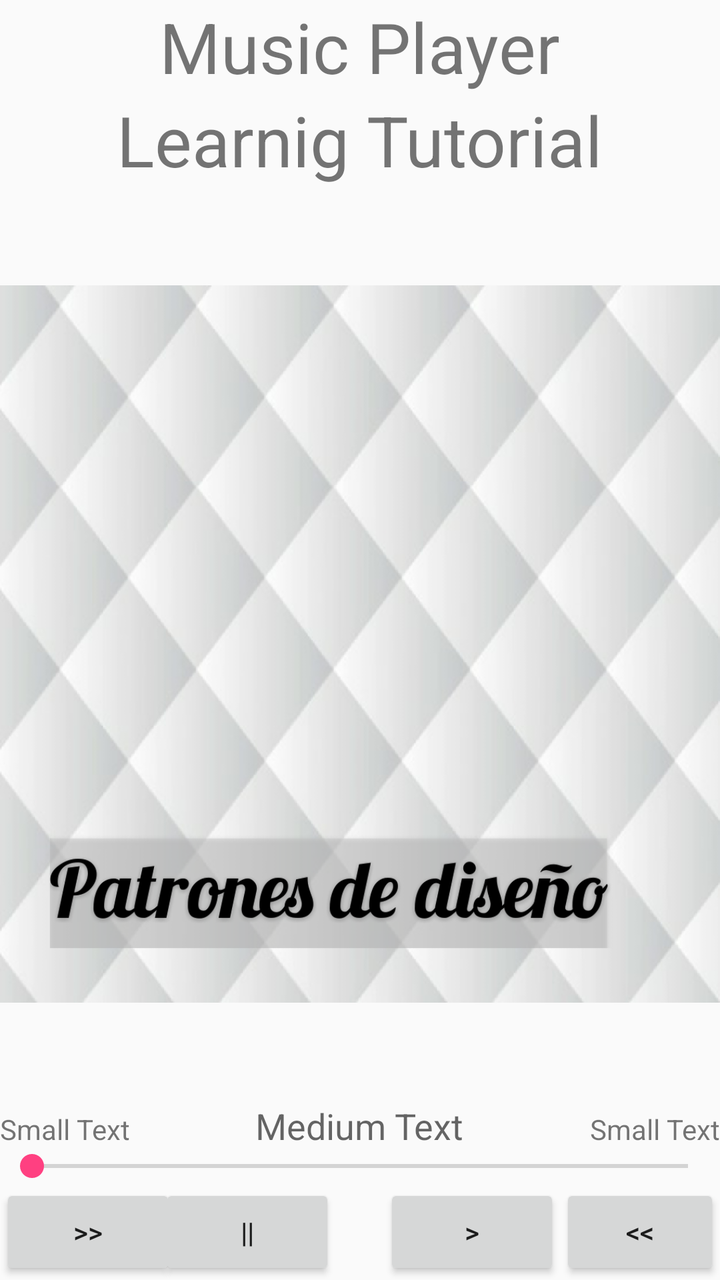
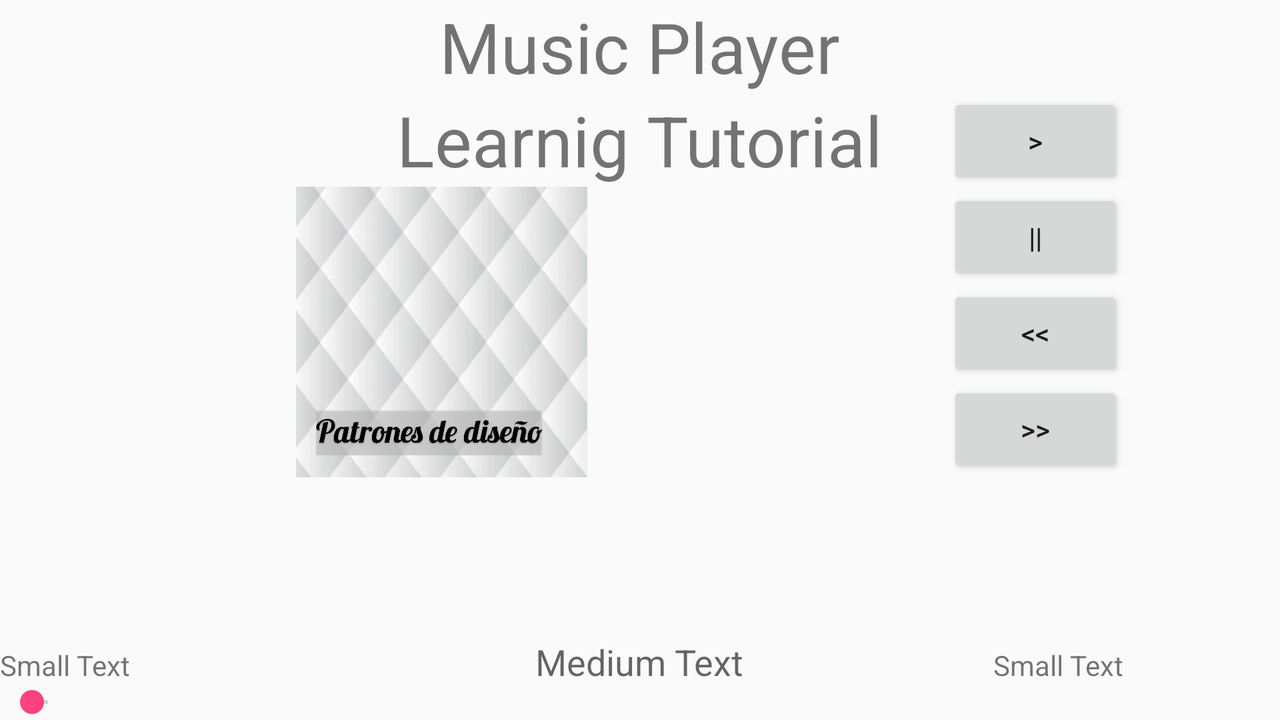

First picture: res/layout/ on a phone held upright. Second picture: the repository's own variant of that layout, on a device whose configuration matches the variant's folder. Source for both follows.
<!-- AndroidManifest.xml: application theme Theme.MyTheme -->
<!-- res/layout/sonido_lecciones.xml -->
<?xml version="1.0" encoding="utf-8"?>
<RelativeLayout xmlns:android="http://schemas.android.com/apk/res/android"
    android:orientation="vertical" android:layout_width="match_parent"
    android:layout_height="match_parent">


    <TextView
        android:layout_width="wrap_content"
        android:layout_height="wrap_content"
        android:text="@string/mp"
        android:id="@+id/txv_sonidotitle"
        android:textSize="35sp"
        android:layout_gravity="center_horizontal"
        android:layout_alignParentTop="true"
        android:layout_centerHorizontal="true" />

    <TextView
        android:layout_width="wrap_content"
        android:layout_height="wrap_content"
        android:text="@string/tu"
        android:id="@+id/txv_sonidoti"
        android:textSize="35sp"
        android:layout_gravity="center_horizontal"
        android:layout_below="@+id/txv_sonidotitle"
        android:layout_centerHorizontal="true" />

    <Button
        android:layout_width="wrap_content"
        android:layout_height="wrap_content"
        android:text="@string/fast"
        android:id="@+id/button"
        android:layout_alignParentBottom="true"
        android:layout_alignParentLeft="true"
        android:layout_alignParentStart="true" />

    <Button
        android:layout_width="wrap_content"
        android:layout_height="wrap_content"
        android:text="@string/pause"
        android:id="@+id/button2"
        android:layout_alignParentBottom="true"
        android:layout_alignLeft="@+id/txv_sonidotitle"
        android:layout_alignStart="@+id/txv_sonidotitle" />

    <Button
        android:layout_width="wrap_content"
        android:layout_height="wrap_content"
        android:text="@string/back"
        android:id="@+id/button3"
        android:layout_alignParentBottom="true"
        android:layout_toLeftOf="@+id/button4"
        android:layout_toStartOf="@+id/button4" />

    <Button
        android:layout_width="wrap_content"
        android:layout_height="wrap_content"
        android:text="@string/ba"
        android:id="@+id/button4"
        android:layout_alignParentBottom="true"
        android:layout_toRightOf="@+id/txv_sonidotitle"
        android:layout_toEndOf="@+id/txv_sonidotitle" />

    <SeekBar
        android:layout_width="wrap_content"
        android:layout_height="wrap_content"
        android:id="@+id/seekBar"

        android:layout_above="@+id/button"
        android:layout_alignParentLeft="true"
        android:layout_alignParentStart="true"
        android:layout_toStartOf="@+id/textView3"
        android:layout_alignRight="@+id/textView3"
        android:layout_alignEnd="@+id/textView3" />

    <TextView
        android:layout_width="wrap_content"
        android:layout_height="wrap_content"
        android:textAppearance="?android:attr/textAppearanceSmall"
        android:text="Small Text"
        android:id="@+id/textView2"
        android:layout_above="@+id/seekBar"
       />

    <TextView
        android:layout_width="wrap_content"
        android:layout_height="wrap_content"
        android:textAppearance="?android:attr/textAppearanceSmall"
        android:text="Small Text"
        android:id="@+id/textView3"
        android:layout_above="@+id/seekBar"
        android:layout_alignRight="@+id/button4"
        android:layout_alignEnd="@+id/button4" />

    <TextView
        android:layout_width="wrap_content"
        android:layout_height="wrap_content"
        android:textAppearance="?android:attr/textAppearanceMedium"
        android:text="Medium Text"
        android:id="@+id/textView4"
        android:layout_alignBaseline="@+id/textView2"
        android:layout_alignBottom="@+id/textView2"
        android:layout_centerHorizontal="true" />

    <ImageView
        android:layout_width="wrap_content"
        android:layout_height="wrap_content"
        android:id="@+id/img_reproductos"
        android:src="@drawable/textgram"
        android:layout_centerHorizontal="true"
        android:layout_below="@+id/txv_sonidoti"
        android:layout_above="@+id/textView4" />
</RelativeLayout>
<!-- resources referenced by this layout -->
<resources>
  <!-- drawable textgram: png bitmap (drawable, 198702 bytes) -->
  <string name="ba">&lt;&lt;</string>
  <string name="back">&gt;</string>
  <string name="fast">&gt;&gt;</string>
  <string name="mp">Music Player</string>
  <string name="pause">||</string>
  <string name="tu">Learnig Tutorial</string>
  <style name="Theme.MyTheme" parent="Theme.AppCompat.Light">
          
          <item name="colorPrimary">@color/colorPrimary</item>
          <item name="colorPrimaryDark">@color/colorPrimaryDark</item>
          <item name="colorAccent">@color/colorAccent</item>
  
      </style>
  <color name="colorPrimary">#FFFF4444</color>
  <color name="colorPrimaryDark">#303F9F</color>
  <color name="colorAccent">#FF4081</color>
</resources>
<!-- res/layout-land/sonido_lecciones.xml (the repository's variant of the layout above) -->
<!-- drawn on the phone turned sideways -->
<?xml version="1.0" encoding="utf-8"?>
<RelativeLayout xmlns:android="http://schemas.android.com/apk/res/android"
    android:orientation="vertical" android:layout_width="match_parent"
    android:layout_height="match_parent">


    <TextView
        android:layout_width="wrap_content"
        android:layout_height="wrap_content"
        android:text="@string/mp"
        android:id="@+id/txv_sonidotitle"
        android:textSize="35sp"
        android:layout_gravity="center_horizontal"
        android:layout_alignParentTop="true"
        android:layout_centerHorizontal="true" />

    <TextView
        android:layout_width="wrap_content"
        android:layout_height="wrap_content"
        android:text="@string/tu"
        android:id="@+id/txv_sonidoti"
        android:textSize="35sp"
        android:layout_gravity="center_horizontal"
        android:layout_below="@+id/txv_sonidotitle"
        android:layout_centerHorizontal="true" />

    <Button
        android:layout_width="wrap_content"
        android:layout_height="wrap_content"
        android:text="@string/fast"
        android:id="@+id/button"
        android:layout_below="@+id/button4"
        android:layout_alignRight="@+id/textView3"
        android:layout_alignEnd="@+id/textView3" />

    <Button
        android:layout_width="wrap_content"
        android:layout_height="wrap_content"
        android:text="@string/pause"
        android:id="@+id/button2"
        android:layout_below="@+id/button3"
        android:layout_alignLeft="@+id/button3"
        android:layout_alignStart="@+id/button3" />

    <Button
        android:layout_width="wrap_content"
        android:layout_height="wrap_content"
        android:text="@string/back"
        android:id="@+id/button3"
        android:layout_marginLeft="32dp"
        android:layout_marginStart="32dp"
        android:layout_alignTop="@+id/txv_sonidoti"
        android:layout_toRightOf="@+id/txv_sonidoti"
        android:layout_toEndOf="@+id/txv_sonidoti" />

    <Button
        android:layout_width="wrap_content"
        android:layout_height="wrap_content"
        android:text="@string/ba"
        android:id="@+id/button4"
        android:layout_below="@+id/button2"
        android:layout_alignLeft="@+id/button2"
        android:layout_alignStart="@+id/button2" />

    <SeekBar
        android:layout_width="wrap_content"
        android:layout_height="wrap_content"
        android:id="@+id/seekBar"

        android:layout_alignParentBottom="true"
        android:layout_alignParentLeft="true"
        android:layout_alignParentStart="true" />

    <TextView
        android:layout_width="wrap_content"
        android:layout_height="wrap_content"
        android:textAppearance="?android:attr/textAppearanceSmall"
        android:text="Small Text"
        android:id="@+id/textView2"
        android:layout_above="@+id/seekBar"
       />

    <TextView
        android:layout_width="wrap_content"
        android:layout_height="wrap_content"
        android:textAppearance="?android:attr/textAppearanceSmall"
        android:text="Small Text"
        android:id="@+id/textView3"
        android:layout_above="@+id/seekBar"
        android:layout_alignRight="@+id/button4"
        android:layout_alignEnd="@+id/button4" />

    <TextView
        android:layout_width="wrap_content"
        android:layout_height="wrap_content"
        android:textAppearance="?android:attr/textAppearanceMedium"
        android:text="Medium Text"
        android:id="@+id/textView4"
        android:layout_alignBaseline="@+id/textView2"
        android:layout_alignBottom="@+id/textView2"
        android:layout_centerHorizontal="true" />

    <ImageView
        android:layout_width="wrap_content"
        android:layout_height="wrap_content"
        android:id="@+id/img_reproductos"
        android:src="@drawable/textgram"
        android:layout_below="@+id/txv_sonidoti"
        android:layout_toStartOf="@+id/button3"
        android:layout_alignBottom="@+id/button"
        android:layout_toLeftOf="@+id/button3" />
</RelativeLayout>
